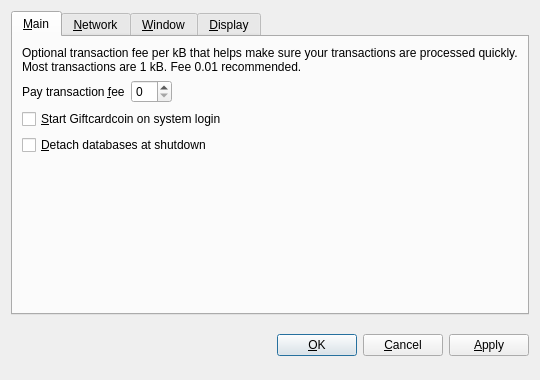
<?xml version="1.0" encoding="UTF-8"?>
<ui version="4.0">
 <class>OptionsDialog</class>
 <widget class="QDialog" name="OptionsDialog">
  <property name="geometry">
   <rect>
    <x>0</x>
    <y>0</y>
    <width>540</width>
    <height>380</height>
   </rect>
  </property>
  <property name="windowTitle">
   <string>Options</string>
  </property>
  <property name="modal">
   <bool>true</bool>
  </property>
  <layout class="QVBoxLayout" name="verticalLayout">
   <item>
    <widget class="QTabWidget" name="tabWidget">
     <property name="tabPosition">
      <enum>QTabWidget::North</enum>
     </property>
     <property name="currentIndex">
      <number>0</number>
     </property>
     <widget class="QWidget" name="tabMain">
      <attribute name="title">
       <string>&amp;Main</string>
      </attribute>
      <layout class="QVBoxLayout" name="verticalLayout_Main">
       <item>
        <widget class="QLabel" name="transactionFeeInfoLabel">
         <property name="text">
          <string>Optional transaction fee per kB that helps make sure your transactions are processed quickly. Most transactions are 1 kB. Fee 0.01 recommended.</string>
         </property>
         <property name="textFormat">
          <enum>Qt::PlainText</enum>
         </property>
         <property name="wordWrap">
          <bool>true</bool>
         </property>
        </widget>
       </item>
       <item>
        <layout class="QHBoxLayout" name="horizontalLayout_Main">
         <item>
          <widget class="QLabel" name="transactionFeeLabel">
           <property name="text">
            <string>Pay transaction &amp;fee</string>
           </property>
           <property name="textFormat">
            <enum>Qt::PlainText</enum>
           </property>
           <property name="buddy">
            <cstring>transactionFee</cstring>
           </property>
          </widget>
         </item>
         <item>
          <widget class="BitcoinAmountField" name="transactionFee"/>
         </item>
         <item>
          <spacer name="horizontalSpacer_Main">
           <property name="orientation">
            <enum>Qt::Horizontal</enum>
           </property>
           <property name="sizeHint" stdset="0">
            <size>
             <width>40</width>
             <height>20</height>
            </size>
           </property>
          </spacer>
         </item>
        </layout>
       </item>
       <item>
        <widget class="QCheckBox" name="bitcoinAtStartup">
         <property name="toolTip">
          <string>Automatically start Giftcardcoin after logging in to the system.</string>
         </property>
         <property name="text">
          <string>&amp;Start Giftcardcoin on system login</string>
         </property>
        </widget>
       </item>
       <item>
        <widget class="QCheckBox" name="detachDatabases">
         <property name="toolTip">
          <string>Detach block and address databases at shutdown. This means they can be moved to another data directory, but it slows down shutdown. The wallet is always detached.</string>
         </property>
         <property name="text">
          <string>&amp;Detach databases at shutdown</string>
         </property>
        </widget>
       </item>
       <item>
        <spacer name="verticalSpacer_Main">
         <property name="orientation">
          <enum>Qt::Vertical</enum>
         </property>
         <property name="sizeHint" stdset="0">
          <size>
           <width>20</width>
           <height>40</height>
          </size>
         </property>
        </spacer>
       </item>
      </layout>
     </widget>
     <widget class="QWidget" name="tabNetwork">
      <attribute name="title">
       <string>&amp;Network</string>
      </attribute>
      <layout class="QVBoxLayout" name="verticalLayout_Network">
       <item>
        <widget class="QCheckBox" name="mapPortUpnp">
         <property name="toolTip">
          <string>Automatically open the Giftcardcoin client port on the router. This only works when your router supports UPnP and it is enabled.</string>
         </property>
         <property name="text">
          <string>Map port using &amp;UPnP</string>
         </property>
        </widget>
       </item>
       <item>
        <widget class="QCheckBox" name="connectSocks">
         <property name="toolTip">
          <string>Connect to the Giftcardcoin network through a SOCKS proxy (e.g. when connecting through Tor).</string>
         </property>
         <property name="text">
          <string>&amp;Connect through SOCKS proxy:</string>
         </property>
        </widget>
       </item>
       <item>
        <layout class="QHBoxLayout" name="horizontalLayout_Network">
         <item>
          <widget class="QLabel" name="proxyIpLabel">
           <property name="text">
            <string>Proxy &amp;IP:</string>
           </property>
           <property name="textFormat">
            <enum>Qt::PlainText</enum>
           </property>
           <property name="buddy">
            <cstring>proxyIp</cstring>
           </property>
          </widget>
         </item>
         <item>
          <widget class="QValidatedLineEdit" name="proxyIp">
           <property name="maximumSize">
            <size>
             <width>140</width>
             <height>16777215</height>
            </size>
           </property>
           <property name="toolTip">
            <string>IP address of the proxy (e.g. 127.0.0.1)</string>
           </property>
          </widget>
         </item>
         <item>
          <widget class="QLabel" name="proxyPortLabel">
           <property name="text">
            <string>&amp;Port:</string>
           </property>
           <property name="textFormat">
            <enum>Qt::PlainText</enum>
           </property>
           <property name="buddy">
            <cstring>proxyPort</cstring>
           </property>
          </widget>
         </item>
         <item>
          <widget class="QLineEdit" name="proxyPort">
           <property name="maximumSize">
            <size>
             <width>55</width>
             <height>16777215</height>
            </size>
           </property>
           <property name="toolTip">
            <string>Port of the proxy (e.g. 9050)</string>
           </property>
          </widget>
         </item>
         <item>
          <widget class="QLabel" name="socksVersionLabel">
           <property name="text">
            <string>SOCKS &amp;Version:</string>
           </property>
           <property name="textFormat">
            <enum>Qt::PlainText</enum>
           </property>
           <property name="buddy">
            <cstring>socksVersion</cstring>
           </property>
          </widget>
         </item>
         <item>
          <widget class="QValueComboBox" name="socksVersion">
           <property name="toolTip">
            <string>SOCKS version of the proxy (e.g. 5)</string>
           </property>
          </widget>
         </item>
         <item>
          <spacer name="horizontalSpacer_Network">
           <property name="orientation">
            <enum>Qt::Horizontal</enum>
           </property>
           <property name="sizeHint" stdset="0">
            <size>
             <width>40</width>
             <height>20</height>
            </size>
           </property>
          </spacer>
         </item>
        </layout>
       </item>
       <item>
        <spacer name="verticalSpacer_Network">
         <property name="orientation">
          <enum>Qt::Vertical</enum>
         </property>
         <property name="sizeHint" stdset="0">
          <size>
           <width>20</width>
           <height>40</height>
          </size>
         </property>
        </spacer>
       </item>
      </layout>
     </widget>
     <widget class="QWidget" name="tabWindow">
      <attribute name="title">
       <string>&amp;Window</string>
      </attribute>
      <layout class="QVBoxLayout" name="verticalLayout_Window">
       <item>
        <widget class="QCheckBox" name="minimizeToTray">
         <property name="toolTip">
          <string>Show only a tray icon after minimizing the window.</string>
         </property>
         <property name="text">
          <string>&amp;Minimize to the tray instead of the taskbar</string>
         </property>
        </widget>
       </item>
       <item>
        <widget class="QCheckBox" name="minimizeOnClose">
         <property name="toolTip">
          <string>Minimize instead of exit the application when the window is closed. When this option is enabled, the application will be closed only after selecting Quit in the menu.</string>
         </property>
         <property name="text">
          <string>M&amp;inimize on close</string>
         </property>
        </widget>
       </item>
       <item>
        <spacer name="verticalSpacer_Window">
         <property name="orientation">
          <enum>Qt::Vertical</enum>
         </property>
         <property name="sizeHint" stdset="0">
          <size>
           <width>20</width>
           <height>40</height>
          </size>
         </property>
        </spacer>
       </item>
      </layout>
     </widget>
     <widget class="QWidget" name="tabDisplay">
      <attribute name="title">
       <string>&amp;Display</string>
      </attribute>
      <layout class="QVBoxLayout" name="verticalLayout_Display">
       <item>
        <layout class="QHBoxLayout" name="horizontalLayout_1_Display">
         <item>
          <widget class="QLabel" name="langLabel">
           <property name="text">
            <string>User Interface &amp;language:</string>
           </property>
           <property name="textFormat">
            <enum>Qt::PlainText</enum>
           </property>
           <property name="buddy">
            <cstring>lang</cstring>
           </property>
          </widget>
         </item>
         <item>
          <widget class="QValueComboBox" name="lang">
           <property name="toolTip">
            <string>The user interface language can be set here. This setting will take effect after restarting Giftcardcoin.</string>
           </property>
          </widget>
         </item>
        </layout>
       </item>
       <item>
        <layout class="QHBoxLayout" name="horizontalLayout_2_Display">
         <item>
          <widget class="QLabel" name="unitLabel">
           <property name="text">
            <string>&amp;Unit to show amounts in:</string>
           </property>
           <property name="textFormat">
            <enum>Qt::PlainText</enum>
           </property>
           <property name="buddy">
            <cstring>unit</cstring>
           </property>
          </widget>
         </item>
         <item>
          <widget class="QValueComboBox" name="unit">
           <property name="toolTip">
            <string>Choose the default subdivision unit to show in the interface and when sending coins.</string>
           </property>
          </widget>
         </item>
        </layout>
       </item>
       <item>
        <widget class="QCheckBox" name="displayAddresses">
         <property name="toolTip">
          <string>Whether to show Giftcardcoin addresses in the transaction list or not.</string>
         </property>
         <property name="text">
          <string>&amp;Display addresses in transaction list</string>
         </property>
        </widget>
       </item>
       <item>
        <widget class="QCheckBox" name="coinControlFeatures">
         <property name="toolTip">
          <string>Whether to show coin control features or not.</string>
         </property>
         <property name="text">
          <string>Display coin &amp;control features (experts only!)</string>
         </property>
        </widget>
       </item>
       <item>
        <spacer name="verticalSpacer_Display">
         <property name="orientation">
          <enum>Qt::Vertical</enum>
         </property>
         <property name="sizeHint" stdset="0">
          <size>
           <width>20</width>
           <height>40</height>
          </size>
         </property>
        </spacer>
       </item>
      </layout>
     </widget>
    </widget>
   </item>
   <item>
    <layout class="QHBoxLayout" name="horizontalLayout_Buttons">
     <item>
      <spacer name="horizontalSpacer_1">
       <property name="orientation">
        <enum>Qt::Horizontal</enum>
       </property>
       <property name="sizeHint" stdset="0">
        <size>
         <width>40</width>
         <height>48</height>
        </size>
       </property>
      </spacer>
     </item>
     <item>
      <widget class="QLabel" name="statusLabel">
       <property name="font">
        <font>
         <weight>75</weight>
         <bold>true</bold>
        </font>
       </property>
       <property name="text">
        <string/>
       </property>
       <property name="textFormat">
        <enum>Qt::PlainText</enum>
       </property>
       <property name="wordWrap">
        <bool>true</bool>
       </property>
      </widget>
     </item>
     <item>
      <spacer name="horizontalSpacer_2">
       <property name="orientation">
        <enum>Qt::Horizontal</enum>
       </property>
       <property name="sizeHint" stdset="0">
        <size>
         <width>40</width>
         <height>48</height>
        </size>
       </property>
      </spacer>
     </item>
     <item>
      <widget class="QPushButton" name="okButton">
       <property name="text">
        <string>&amp;OK</string>
       </property>
      </widget>
     </item>
     <item>
      <widget class="QPushButton" name="cancelButton">
       <property name="text">
        <string>&amp;Cancel</string>
       </property>
       <property name="autoDefault">
        <bool>false</bool>
       </property>
      </widget>
     </item>
     <item>
      <widget class="QPushButton" name="applyButton">
       <property name="text">
        <string>&amp;Apply</string>
       </property>
       <property name="autoDefault">
        <bool>false</bool>
       </property>
      </widget>
     </item>
    </layout>
   </item>
  </layout>
 </widget>
 <customwidgets>
  <customwidget>
   <class>BitcoinAmountField</class>
   <extends>QSpinBox</extends>
   <header>bitcoinamountfield.h</header>
  </customwidget>
  <customwidget>
   <class>QValueComboBox</class>
   <extends>QComboBox</extends>
   <header>qvaluecombobox.h</header>
  </customwidget>
  <customwidget>
   <class>QValidatedLineEdit</class>
   <extends>QLineEdit</extends>
   <header>qvalidatedlineedit.h</header>
  </customwidget>
 </customwidgets>
 <resources/>
 <connections/>
</ui>
